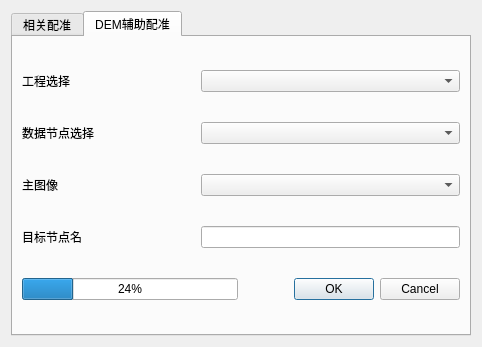
<?xml version="1.0" encoding="UTF-8"?>
<ui version="4.0">
 <class>Registration_ui</class>
 <widget class="QWidget" name="Registration_ui">
  <property name="geometry">
   <rect>
    <x>0</x>
    <y>0</y>
    <width>482</width>
    <height>347</height>
   </rect>
  </property>
  <property name="windowTitle">
   <string>图像配准</string>
  </property>
  <property name="windowIcon">
   <iconset resource="../QtWidgetsApplication3.qrc">
    <normaloff>:/QtWidgetsApplication3/bin/icon/InSARapp.ico</normaloff>:/QtWidgetsApplication3/bin/icon/InSARapp.ico</iconset>
  </property>
  <layout class="QVBoxLayout" name="verticalLayout">
   <item>
    <widget class="QTabWidget" name="tabWidget">
     <property name="currentIndex">
      <number>1</number>
     </property>
     <widget class="QWidget" name="tab">
      <attribute name="title">
       <string>相关配准</string>
      </attribute>
      <layout class="QVBoxLayout" name="verticalLayout_2">
       <item>
        <layout class="QHBoxLayout" name="horizontalLayout_2" stretch="4,6">
         <item>
          <widget class="QLabel" name="label">
           <property name="text">
            <string>工程选择</string>
           </property>
          </widget>
         </item>
         <item>
          <widget class="QComboBox" name="comboBox"/>
         </item>
        </layout>
       </item>
       <item>
        <layout class="QHBoxLayout" name="horizontalLayout_3" stretch="4,6">
         <item>
          <widget class="QLabel" name="label_2">
           <property name="text">
            <string>数据节点选择</string>
           </property>
          </widget>
         </item>
         <item>
          <widget class="QComboBox" name="comboBox_2"/>
         </item>
        </layout>
       </item>
       <item>
        <layout class="QHBoxLayout" name="horizontalLayout_4" stretch="4,6">
         <item>
          <widget class="QLabel" name="label_3">
           <property name="text">
            <string>主图像</string>
           </property>
          </widget>
         </item>
         <item>
          <widget class="QComboBox" name="comboBox_masterIndex"/>
         </item>
        </layout>
       </item>
       <item>
        <layout class="QHBoxLayout" name="horizontalLayout_5" stretch="4,6">
         <item>
          <widget class="QLabel" name="label_4">
           <property name="text">
            <string>目标节点名</string>
           </property>
          </widget>
         </item>
         <item>
          <widget class="QLineEdit" name="fileedit"/>
         </item>
        </layout>
       </item>
       <item>
        <layout class="QHBoxLayout" name="horizontalLayout_6" stretch="4,6">
         <item>
          <widget class="QLabel" name="label_5">
           <property name="text">
            <string>插值倍数</string>
           </property>
          </widget>
         </item>
         <item>
          <widget class="QComboBox" name="comboBox_interptimes"/>
         </item>
        </layout>
       </item>
       <item>
        <layout class="QHBoxLayout" name="horizontalLayout_7" stretch="4,6">
         <item>
          <widget class="QLabel" name="label_6">
           <property name="text">
            <string>子块大小</string>
           </property>
          </widget>
         </item>
         <item>
          <widget class="QComboBox" name="comboBox_blocksize"/>
         </item>
        </layout>
       </item>
       <item>
        <layout class="QHBoxLayout" name="horizontalLayout_8" stretch="5,5">
         <item>
          <widget class="QProgressBar" name="progressBar">
           <property name="value">
            <number>24</number>
           </property>
          </widget>
         </item>
         <item>
          <widget class="QDialogButtonBox" name="buttonBox">
           <property name="standardButtons">
            <set>QDialogButtonBox::Cancel|QDialogButtonBox::Ok</set>
           </property>
          </widget>
         </item>
        </layout>
       </item>
      </layout>
     </widget>
     <widget class="QWidget" name="tab_2">
      <attribute name="title">
       <string>DEM辅助配准</string>
      </attribute>
      <layout class="QVBoxLayout" name="verticalLayout_3">
       <item>
        <layout class="QHBoxLayout" name="horizontalLayout_9" stretch="4,6">
         <item>
          <widget class="QLabel" name="label_7">
           <property name="text">
            <string>工程选择</string>
           </property>
          </widget>
         </item>
         <item>
          <widget class="QComboBox" name="comboBox_project"/>
         </item>
        </layout>
       </item>
       <item>
        <layout class="QHBoxLayout" name="horizontalLayout_10" stretch="4,6">
         <item>
          <widget class="QLabel" name="label_8">
           <property name="text">
            <string>数据节点选择</string>
           </property>
          </widget>
         </item>
         <item>
          <widget class="QComboBox" name="comboBox_node"/>
         </item>
        </layout>
       </item>
       <item>
        <layout class="QHBoxLayout" name="horizontalLayout_11" stretch="4,6">
         <item>
          <widget class="QLabel" name="label_9">
           <property name="text">
            <string>主图像</string>
           </property>
          </widget>
         </item>
         <item>
          <widget class="QComboBox" name="comboBox_masterIndex2"/>
         </item>
        </layout>
       </item>
       <item>
        <layout class="QHBoxLayout" name="horizontalLayout_12" stretch="4,6">
         <item>
          <widget class="QLabel" name="label_10">
           <property name="text">
            <string>目标节点名</string>
           </property>
          </widget>
         </item>
         <item>
          <widget class="QLineEdit" name="lineEdit_dstNode"/>
         </item>
        </layout>
       </item>
       <item>
        <layout class="QHBoxLayout" name="horizontalLayout_13" stretch="5,5">
         <item>
          <widget class="QProgressBar" name="progressBar_2">
           <property name="value">
            <number>24</number>
           </property>
          </widget>
         </item>
         <item>
          <widget class="QDialogButtonBox" name="buttonBox_2">
           <property name="standardButtons">
            <set>QDialogButtonBox::Cancel|QDialogButtonBox::Ok</set>
           </property>
          </widget>
         </item>
        </layout>
       </item>
      </layout>
     </widget>
    </widget>
   </item>
  </layout>
 </widget>
 <resources>
  <include location="../QtWidgetsApplication3.qrc"/>
 </resources>
 <connections/>
</ui>
